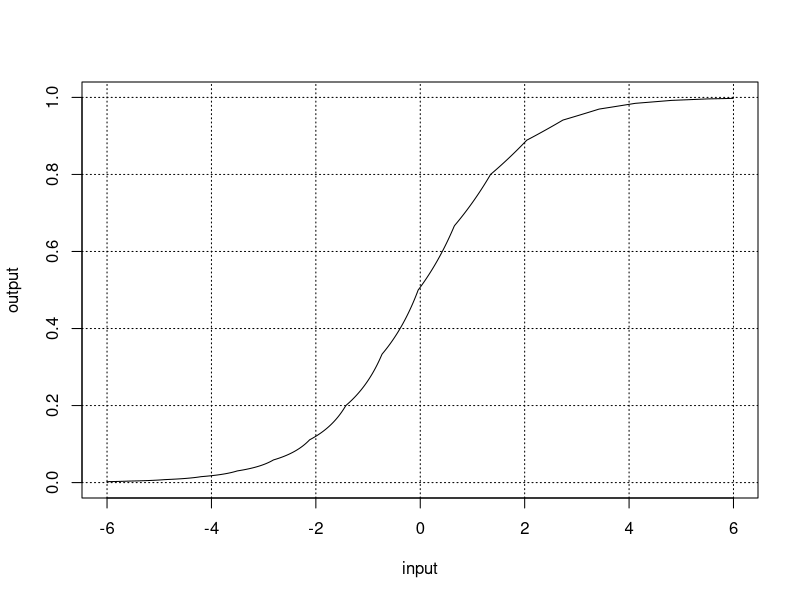

The R source for this figure:
d <- data.frame(read.table("logistic.dat"))
names(d) <- c("x","n1")
attach(d)
pdf( "logistic.pdf", height=5, width=5 )
plot( x, n1, type="l", xlab="input", ylab="output", ylim=c(0,1) )
grid( col="black" )
dev.off()
